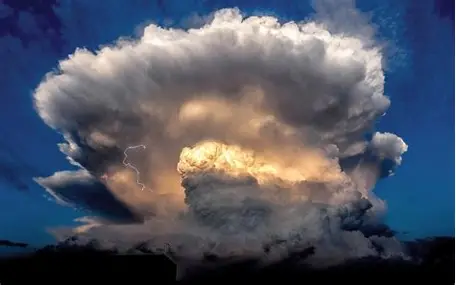
#> input picture assets-src/pixel-practice/r30-cumulonimbus/ref-photo.png, 456 x 285 px
$ python compose2.py
#> lines starting #> are read from the running program, lines starting #| are printed output that depends on the picture
"""（試し2）採用した積乱雲の感じのまま、形をガラッと変える（2026-10-05、人間の指示「感じを崩さないで、形をガラッと試しに変えてみて」）。
compose.py と同じく、写真の雲の一部分を、ゆがめずに切り出して重ねる。今回は、横長の雲を、上へ段になってそびえる塔のような雲にする（雲が上へ上へとわき上がっていく形）:
  本体（いちばんまえ）: 写真の雲ぜんぶを少し小さく。
  2段目: 写真の雲の上半分（白い頭）を左右入れかえて、小さく、本体のうしろの上に。
  3段目: 同じ頭を、さらに小さく、いちばん上に。
切り出すのは、横と上が雲のもとのふちになる所だけ（雲の中を切ったふちは不自然なので使わない）。下のはしだけ、
下の段の雲のうしろへ入るように、だんだん消す。
重ねた絵は composite2.png（空は写真の空の色）。ドットにするのは reshape.py（python3 reshape.py composite2.png reshape2）。"""
import math
from PIL import Image, ImageFilter

photo = Image.open("ref-photo.png").convert("RGB")
#> photo is the input picture: PIL image 456x285 RGB; mean R, G, B 80.3, 85.6, 100.1
crop = photo.crop((28, 0, 412, 262))
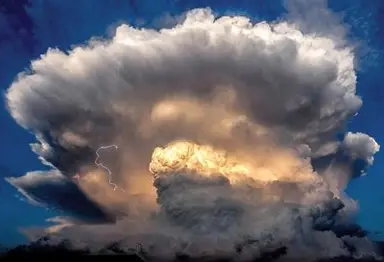
#> crop: PIL image 384x262 RGB; mean R, G, B 98.4, 99, 108.7
SKY = (32, 62, 120)
import sys
WIDE = len(sys.argv) > 1 and sys.argv[1] == "wide"     # 横にも雲を足す版（試し3）
CW, CH = (480 if WIDE else 384), 384
OX = 48 if WIDE else 0                          # 横に広げた分、まん中へずらす


def alpha_of(img, top_rows=0):
    a = Image.new("L", img.size)
    src = img.load()
    out = a.load()
    for y in range(img.height):
        for x in range(img.width):
            r, g, b = src[x, y]
            v = (78 - (b - r)) / 34
            if y < top_rows and b - r > 28:
                v = 0
            if r + g + b < 30:
                v = 0
            out[x, y] = int(max(0.0, min(1.0, v)) * 255)
    return a.filter(ImageFilter.GaussianBlur(0.6))


def feather(a, cy=0.4, soft=0.28, bottom=True):
    """だ円の形で、はしをやわらかく消す。bottom=False なら、下のはしは消さない（いちばんまえの雲）。"""
    m = a.load()
    w, h = a.size
    for y in range(h):
        for x in range(w):
            u = (x + 0.5 - w / 2) / (w / 2)
            v = (y + 0.5 - h * cy) / (h * (1 - cy))
            if not bottom:
                v = min(v, 0.0)
            vv = (y + 0.5 - h * cy) / (h * cy) if y < h * cy else v
            d = math.sqrt(u * u + (min(0.0, vv) ** 2) * 0.6 + max(0.0, v) ** 2)
            f = max(0.0, min(1.0, (1.0 - d) / soft))
            m[x, y] = int(m[x, y] * f)
    return a


def piece(box, scale, top_rows=0):
    p = crop.crop(box)
    if scale != 1:
        p = p.resize((int(p.width * scale), int(p.height * scale)), Image.LANCZOS)
    return p, alpha_of(p, top_rows)


def fade_bottom(a, start=0.55):
    """下のほうだけを、だんだん消す（下の段の雲のうしろへ入る所）。横と上は、雲のもとのふちのまま。"""
    m = a.load()
    w, h = a.size
    for y in range(h):
        f = 1.0 if y < h * start else max(0.0, 1 - (y - h * start) / (h * (1 - start)))
        for x in range(w):
            m[x, y] = int(m[x, y] * f)
    return a


canvas = Image.new("RGB", (CW, CH), SKY)
dome = crop.crop((0, 0, 384, 150))              # 写真の雲の上半分（白い頭。横と上は、雲のもとのふち）
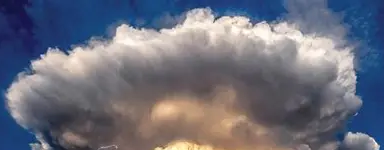
#> dome: PIL image 384x150 RGB; mean R, G, B 107.8, 110.1, 124.1
# 横の雲（試し3）: 本体のうしろの左右に、白い頭を小さく置く（本体の横から、もくもくがはみ出して広がる）
if WIDE:
    sl = dome.resize((int(384 * 0.5), int(150 * 0.5)), Image.LANCZOS)
    canvas.paste(sl, (8, 196), fade_bottom(alpha_of(sl, 999), 0.7))
    sr = dome.transpose(Image.FLIP_LEFT_RIGHT).resize((int(384 * 0.44), int(150 * 0.44)), Image.LANCZOS)
    canvas.paste(sr, (CW - sr.width - 6, 214), fade_bottom(alpha_of(sr, 999), 0.7))
    lo = dome.resize((int(384 * 0.36), int(150 * 0.36)), Image.LANCZOS)
    canvas.paste(lo, (CW - lo.width - 30, 288), fade_bottom(alpha_of(lo, 999), 0.75))
# いちばん上の段（いちばんうしろ・小さい）
d3 = dome.resize((int(384 * 0.42), int(150 * 0.42)), Image.LANCZOS)
canvas.paste(d3, (150 + OX, 62), fade_bottom(alpha_of(d3, 999), 0.75))
#> in alpha_of, `a = Image.new("L", img.size)`: a: PIL image 161x63 L; every value is 0
# 2段目（左右を入れかえて、くり返しに見えないように）
d2 = dome.transpose(Image.FLIP_LEFT_RIGHT).resize((int(384 * 0.66), int(150 * 0.66)), Image.LANCZOS)
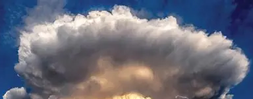
#> d2: PIL image 253x99 RGB; mean R, G, B 107.8, 110.1, 124.1
canvas.paste(d2, (90 + OX, 98), fade_bottom(alpha_of(d2, 999), 0.78))
#> call 2 of alpha_of, with top_rows = 999
#> in alpha_of (call 2), `a = Image.new("L", img.size)`: a: PIL image 253x99 L; every value is 0
#> in alpha_of (call 2), `return a.filter(ImageFilter.GaussianBlur(0.6))`:
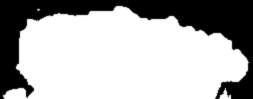
#> returned value: PIL image 253x99 L; min 0, max 255, mean 174.6
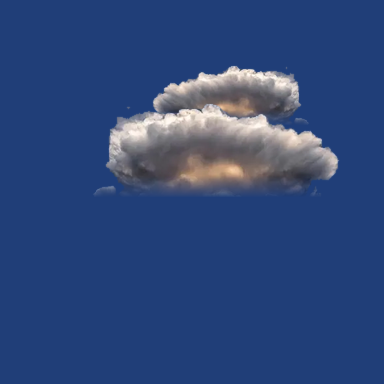
#> canvas: PIL image 384x384 RGB; mean R, G, B 47, 71.7, 121.6
# 本体（いちばんまえ）
body = crop.resize((int(384 * 0.9), int(262 * 0.9)), Image.LANCZOS)
canvas.paste(body, (14 + OX, CH - body.height), alpha_of(body, 100))
#> call 3 of alpha_of, with top_rows = 100
#> in alpha_of (call 3), `a = Image.new("L", img.size)`: a: PIL image 345x235 L; every value is 0
#> in alpha_of (call 3), `return a.filter(ImageFilter.GaussianBlur(0.6))`:
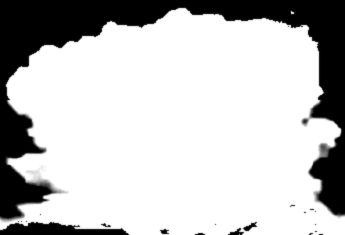
#> returned value: PIL image 345x235 L; min 0, max 255, mean 192.8
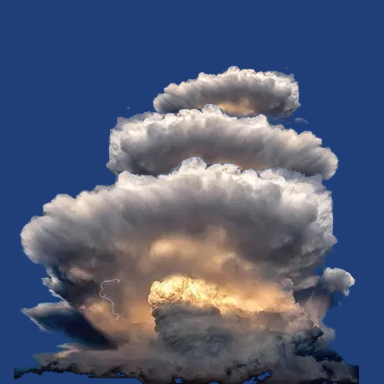
#> canvas: PIL image 384x384 RGB; mean R, G, B 81.1, 90.4, 117.2
canvas.save("composite3.png" if WIDE else "composite2.png")
print("ok")

$ run again, with assets-src/pixel-practice/r30-cumulonimbus/cumulonimbus-editor.png copied over assets-src/pixel-practice/r30-cumulonimbus/ref-photo.png
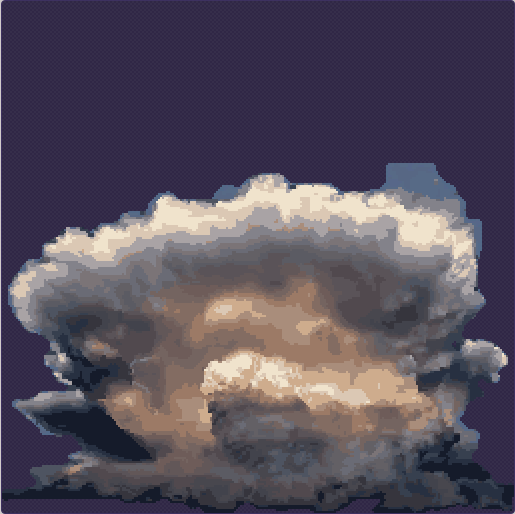
#> input picture assets-src/pixel-practice/r30-cumulonimbus/cumulonimbus-editor.png, 515 x 514 px
#> photo is the input picture: PIL image 515x514 RGB; mean R, G, B 86.9, 78.4, 92.6
#> a: PIL image 161x63 L; every value is 0
#> a: PIL image 253x99 L; every value is 0
#> a: PIL image 345x235 L; every value is 0
#> in alpha_of (call 3), `return a.filter(ImageFilter.GaussianBlur(0.6))`:
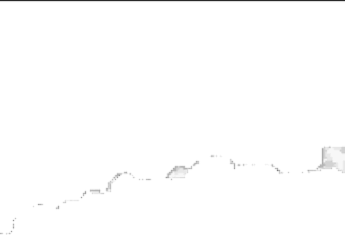
#> returned value: PIL image 345x235 L; min 41, max 255, mean 253.4
#> `canvas.paste(body, (14 + OX, CH - body.height), alpha_of(body, 100))`:
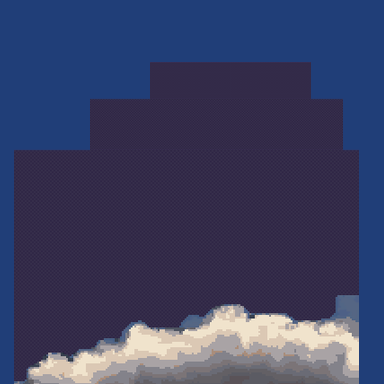
#> canvas: PIL image 384x384 RGB; mean R, G, B 60.4, 64.6, 99.3

$ run again, with assets-src/pixel-practice/r30-cumulonimbus/cumulonimbus-v1.png copied over assets-src/pixel-practice/r30-cumulonimbus/ref-photo.png
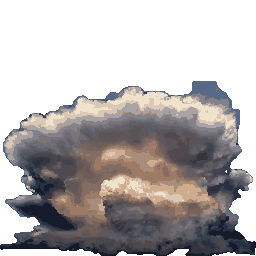
#> input picture assets-src/pixel-practice/r30-cumulonimbus/cumulonimbus-v1.png, 256 x 256 px
#> a: PIL image 161x63 L; every value is 0
#> a: PIL image 253x99 L; every value is 0
#> a: PIL image 345x235 L; every value is 0
#> in alpha_of (call 3), `return a.filter(ImageFilter.GaussianBlur(0.6))`:
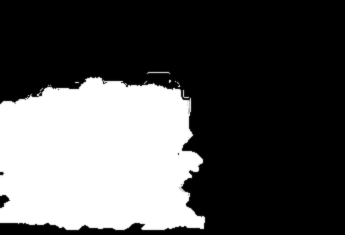
#> returned value: PIL image 345x235 L; min 0, max 255, mean 83.2
#> `canvas.paste(body, (14 + OX, CH - body.height), alpha_of(body, 100))`:
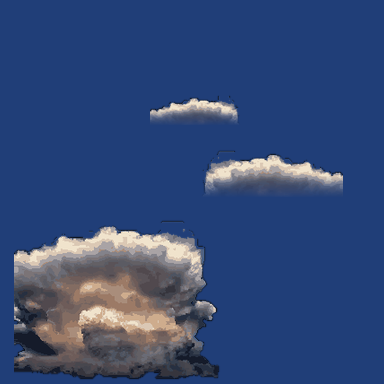
#> canvas: PIL image 384x384 RGB; mean R, G, B 51.5, 73.3, 118.8
